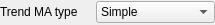
<?xml version="1.0" encoding="UTF-8"?>
<ui version="4.0">
 <class>TrendUI</class>
 <widget class="QWidget" name="TrendUI">
  <property name="geometry">
   <rect>
    <x>0</x>
    <y>0</y>
    <width>215</width>
    <height>25</height>
   </rect>
  </property>
  <property name="windowTitle">
   <string>Moving average</string>
  </property>
  <layout class="QVBoxLayout" name="verticalLayout">
   <property name="margin">
    <number>0</number>
   </property>
   <item>
    <layout class="QHBoxLayout" name="horizontalLayout_4">
     <item>
      <widget class="QLabel" name="maLabel">
       <property name="text">
        <string>Trend MA type</string>
       </property>
      </widget>
     </item>
     <item>
      <spacer name="horizontalSpacer">
       <property name="orientation">
        <enum>Qt::Horizontal</enum>
       </property>
       <property name="sizeHint" stdset="0">
        <size>
         <width>13</width>
         <height>17</height>
        </size>
       </property>
      </spacer>
     </item>
     <item>
      <widget class="QComboBox" name="maComboBox">
       <item>
        <property name="text">
         <string>Simple</string>
        </property>
       </item>
       <item>
        <property name="text">
         <string>Exponential</string>
        </property>
       </item>
       <item>
        <property name="text">
         <string>Linear Weighted</string>
        </property>
       </item>
       <item>
        <property name="text">
         <string>Adaptive</string>
        </property>
       </item>
      </widget>
     </item>
    </layout>
   </item>
  </layout>
 </widget>
 <resources/>
 <connections/>
 <slots>
  <slot>setValues()</slot>
 </slots>
</ui>
